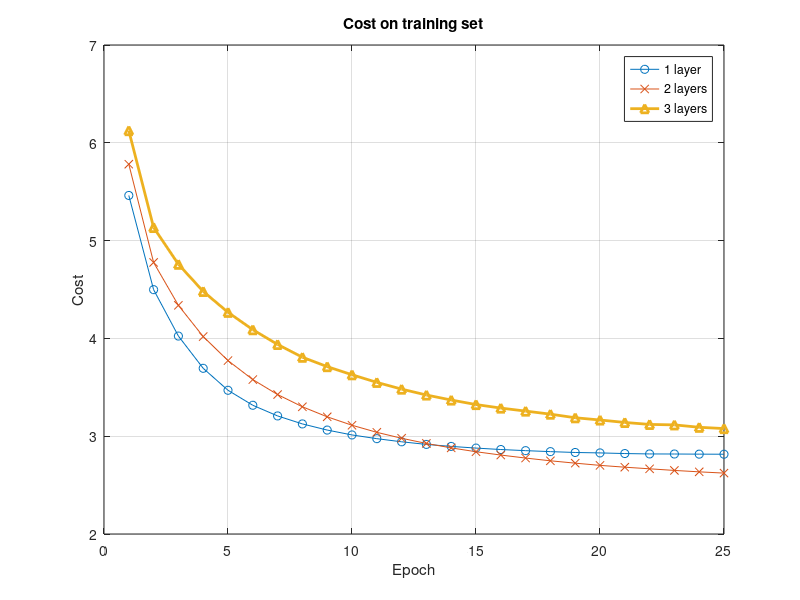
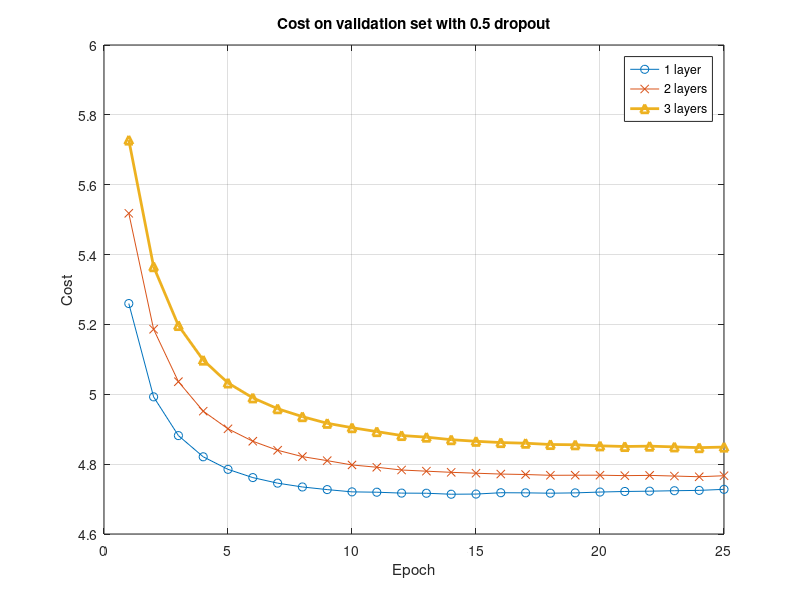
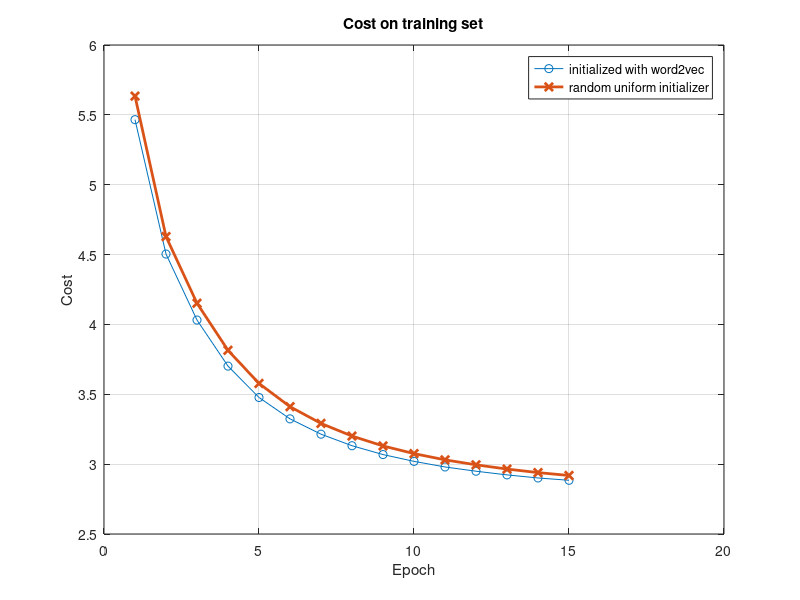
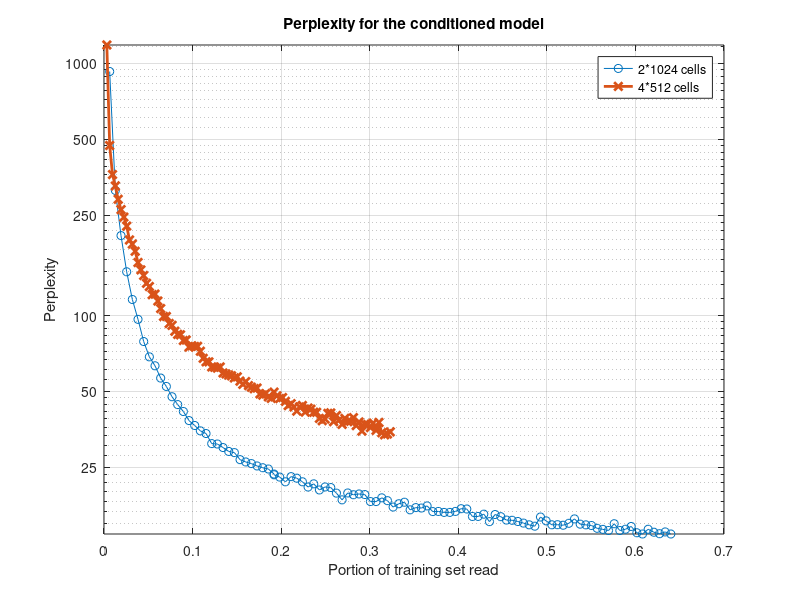

The MATLAB source for these figures, in order: (Note: this script raises an error after producing the figures.)
%% Settings

% in cm
plot_height = 8
plot_width = 12
include_origo = 0

save_format = 'pdf';
filename_model1_training_cost = 'training_cost';
filename_model1_validation_cost = 'validation_cost';
filename_model1_word2vec = 'word2vec';
filename_model2_perplexity= 'cond_perplexity';

files = {filename_model1_training_cost, filename_model1_validation_cost, ...
    filename_model1_word2vec, filename_model2_perplexity}

% At the end of this script there is code that crop the generated PDF:s
% if crop is set
crop=1
crop_margins = 10


%% Model 1 --- Cost on training set for different number of layers
clf, clc

cost_t1 = [5.4617494759341785, 4.4984070821849222, 4.0239650144625436, 3.6942282601758309, 3.4695632107342562, 3.316313056442338, 3.2072157259713574, 3.1255917073361159, 3.0627755642808632, 3.0128819494876766, 2.9747961249182069, 2.9428385019060319, 2.916064008528811, 2.8956999908292356, 2.8785876749881028, 2.8638150137499503, 2.8522819745213854, 2.8423323373552507, 2.8336097887687877, 2.8291611656537516, 2.8226051062569399, 2.818645756910295, 2.8179572571110603, 2.8165069121539896, 2.8157273407756978]; %, 2.816821289372323];
%cost_v1 = [4.9192881256943446, 4.8013820375215026, 4.8800325642157034, 4.9931207415379513, 5.11343015058325, 5.2286882285021861, 5.3387207423218896, 5.4371651017775227, 5.5326749245179903, 5.6164871915764767, 5.6933991318448971, 5.7653322104357798, 5.8226366515553325, 5.8819670958912704, 5.9346590206601206, 5.9859015732511471, 6.037446798622061, 6.0767728977028383, 6.1272329011969608, 6.1673016245430761, 6.1985645875143351, 6.2335917565581997, 6.2625389393097768, 6.2962588752956563, 6.3309865577067805] %, 6.364217030936425]

cost_t2 = [5.7813608015805933, 4.7766867418628056, 4.3381103831644587, 4.0188330851133705, 3.7730422702537574, 3.5790110812889138, 3.4257695121958776, 3.3009048339533926, 3.1982337750275125, 3.111994492429162, 3.0397105410813077, 2.978878535546627, 2.9259525896256346, 2.8804216087070214, 2.8412240713671379, 2.8072833341801831, 2.7765699039207496, 2.7485399801186499, 2.724376695816892, 2.7018453527924979, 2.6831717354246809, 2.6666487910856449, 2.6500570900234472, 2.6355989293132338, 2.6227548882344047]; %, 2.6125852732392132];
%cost_v2 = [5.1445517135760106, 4.9323542911634535, 4.9391294846840958, 5.0319051424078989, 5.1658684686783261, 5.3002700721670726, 5.4462876514119838, 5.5910153114248855, 5.7282969735521787, 5.848917925073466, 5.9607748497079269, 6.0712393720434346, 6.1768071053881162, 6.2678333135482367, 6.3587222374032395, 6.4472393854823684, 6.5227633638994407, 6.6030812338732794, 6.6647173344323392, 6.7273194703268349, 6.7986598471545294, 6.8529349342836152, 6.9166732368119268, 6.9694796444954132, 7.0128912353515629 ]% ,7.0579957734554188]

cost_t3 = [6.1246144142731795, 5.1344013523159902, 4.7581727708535748, 4.4804483627086968, 4.2666882144521336, 4.0889972131409618, 3.9381548784130116, 3.8075347953060557, 3.7114197829193269, 3.628406627829305, 3.5504357366416661, 3.481468450710858, 3.4212911505529724, 3.3700021919986316, 3.323691906924175, 3.287586515010311, 3.2567560937561963, 3.225489418145969, 3.1886928799237091, 3.1657345480362169, 3.1406597443401512, 3.1204150446393162, 3.1158013428044198, 3.0912756020792851, 3.0780452724398697]; %, 3.0663568629540769];
%cost_v3 = [5.4560073880536839, 5.1734333787270641, 5.1267717273957141, 5.2047306585749356, 5.2973209654081854, 5.4046294438073392, 5.5182203828304184, 5.6178329215793434, 5.7274946356257166, 5.8297189695025802, 5.9399317246183339, 6.0776334822068518, 6.1639477875035835, 6.2758562840452985, 6.4062457499372849, 6.3933932579110522, 6.442797073224269, 6.5313607480110383, 6.5844163863155822, 6.6662584329307624, 6.7116733040065943, 6.7686747587711436, 6.8296061216581849, 6.9114717144047448, 6.9888084873584431]%,7.0320798261449973]

x = linspace(1, length(cost_t1), length(cost_t1));
%set(hFig, 'Position', )
%figure
plot(x, cost_t1, '-o', x, cost_t2, '-x', x, cost_t3, '-^', 'LineWidth', 2)
grid on

title('Cost on training set')
xlabel('Epoch')
ylabel('Cost')
if include_origo
    xlim([0, x(end)])
    ylim([0, max([cost_t1(1) cost_t2(1) cost_t3(1)])])
end
legend('1 layer', '2 layers', '3 layers')

set(gcf,'units','centimeters','position',[0, 0, plot_width, plot_height])
pause(1)
saveas(gcf, filename_model1_training_cost, save_format)
%% Model 1 --- Cost on validation set for different number of layers with 0.5 dropout

%cost_t1 = [6.0016835779490201, 5.3096092194687898, 5.0799916279594308, 4.9480455563927661, 4.858224174848063, 4.7920583870979732, 4.7385028390642354, 4.6967251706195965, 4.6618628036576482, 4.6321187093512055, 4.606031452779237, 4.582975354344712, 4.5630176315694895, 4.5452524694452432, 4.5286192433313666, 4.5139338919547605, 4.5001157773400324, 4.4885522859060218, 4.4773771015302781, 4.4660838997932863, 4.4570460993577985, 4.4470371186696935, 4.4389424629017791, 4.4310510413465165, 4.4230305047204652];
cost_v1 = [5.2597913353596262, 4.9926503088714878, 4.881718724802, 4.8210594079253868, 4.7851068591196606, 4.7614982059023792, 4.7455698387775946, 4.7346566016520928, 4.7271328147398224, 4.7206306079549529, 4.7196530095371632, 4.7170925091384746, 4.7167001622751217, 4.713871031594933, 4.7143371386046802, 4.7181521886423097, 4.7178350830078122, 4.716832250192625, 4.7177254661070096, 4.7201099668730286, 4.7217549399279672, 4.7226071586958858, 4.7239097329235955, 4.7249071145713879, 4.7278521728515628];
%cost_t2 = [6.3022522332051079, 5.5453854989763443, 5.2886931310353544, 5.1390389212206538, 5.0385371705650677, 4.9632300825554712, 4.9037352663611395, 4.8554446229886281, 4.8157109495831021, 4.7812027947285456, 4.7514619044579831, 4.7246680550357416, 4.7011398165165472, 4.6796618624459665, 4.6617452428207784, 4.6439158594741432, 4.6268686376271511, 4.6125008532528948, 4.5993274811875393, 4.5856913204289933, 4.5736909179687499, 4.5622478657833812, 4.551610097352623, 4.5433274057456083, 4.5334017598883154];
cost_v2 = [5.5181325985969751, 5.1862212490816733, 5.0361228648894425, 4.9516990619624428, 4.9011458398661478, 4.86556620186622, 4.8397007737465954, 4.8216005349815436, 4.8100206035649009, 4.7976882626594755, 4.7911256478685855, 4.7832108327883098, 4.7798699755187428, 4.7765800518070884, 4.7740426943717749, 4.7716393119042069, 4.7703030003538922, 4.7680622485799526, 4.7683248145427175, 4.7683870648025373, 4.7670931586869267, 4.76782965423864, 4.7659167116497638, 4.7639266519808992, 4.7668371106069021];

%cost_t3 = [6.4816051220579194, 5.7328703749603429, 5.4646965025306349, 5.3093979180815261, 5.2015150526017706, 5.1228590754010348, 5.0609956954723687, 5.0111017302692238, 4.9694704603785791, 4.9349274854321168, 4.9046419885315871, 4.8783502256132021, 4.8551235018502634, 4.8348150120459232, 4.8157452662124243, 4.7993693570364551, 4.7835492501041008, 4.7699359987520324, 4.7558279028568169, 4.7448816836594325, 4.7340673623641738, 4.7229410700919061, 4.7131488978971685, 4.7048000178458125, 4.6950367135759539];
cost_v3 = [5.7279108561944527, 5.3653675660299598, 5.1969510419653098, 5.0978705869902168, 5.032449853179652, 4.9898257670271287, 4.9587054527352707, 4.9360085667601421, 4.91696121635787, 4.9044228762005444, 4.8931933733738893, 4.8819584109805048, 4.8772785263761467, 4.8700473610414274, 4.8654562881889696, 4.8618304191379371, 4.8599184032755165, 4.8562756711627362, 4.8555149379345259, 4.8524309490798814, 4.8505778601410192, 4.8515128487403238, 4.8494187801256095, 4.8472703650238316, 4.8488767459414417];

x = linspace(1, length(cost_v1), length(cost_v1));
figure
plot(x, cost_v1, '-o', x, cost_v2, '-x', x, cost_v3, '-^', 'LineWidth', 2)
grid on

title('Cost on validation set with 0.5 dropout')
xlabel('Epoch')
ylabel('Cost')
if include_origo
    xlim([0, x(end)])
    ylim([0, max([cost_v1(1) cost_v2(1) cost_v3(1)])])
end
legend('1 layer', '2 layers', '3 layers')
set(gcf,'units','centimeters','position',[0, 0, plot_width, plot_height])
pause(1)
saveas(gcf, filename_model1_validation_cost, save_format)
%% Model 1 ---Cost on training set

cost_t_with_w2v = [5.4656879724802705, 4.5038821288752677, 4.0313249826189228, 3.7016608361568548, 3.4770344960169139, 3.3241730297107988, 3.2144585410181037, 3.1318528783188255, 3.0685672508278472, 3.0199830402819638, 2.9798737052491475, 2.9493995217260371, 2.9231220803817517, 2.9011126888681789, 2.8845115830474697];
%cost_v_with_vw2v = [4.9223729292843323, 4.8041556934041711, 4.8768100787521504, 4.9915380215426106, 5.1108531930905965, 5.2246349285720681, 5.3370094537297517, 5.427589340909905, 5.5230753319416568, 5.6092448159314081, 5.6848202150677318, 5.754875365091026, 5.8250742389084005, 5.879251742581709, 5.938603168452552];
cost_t_without_w2v = [5.6341443462855922, 4.6288593934344764, 4.1516133628883942, 3.8147650846684646, 3.5776042086993378, 3.4113469746391178, 3.2915698556657973, 3.200998428577094, 3.1303742317935539, 3.0754120441572317, 3.0307356333466351, 2.9951529457363382, 2.964810083844335, 2.9395402649235605, 2.9188008631982174]; %, 2.9017037965416304]
%cost_v_without_w2v = [5.0303356653615969, 4.8669230441872129, 4.9157966543775089, 5.0153963953420657, 5.1347124740180616, 5.2442929637104001, 5.3478585171480795, 5.4460194998924889, 5.5359097654010174, 5.620532892909619, 5.7034140154637329, 5.7679498459002296, 5.8360943547520066, 5.8941633311980359, 5.9514241405802037] %, 5.9938010399494699]

x = linspace(1, length(cost_t_with_w2v), length(cost_t_with_w2v));
figure
plot(x, cost_t_with_w2v, '-o', x, cost_t_without_w2v, '-x', 'LineWidth', 2)
grid on

title('Cost on training set')
xlabel('Epoch')
ylabel('Cost')

if include_origo
    xlim([0, x(end)])
    ylim([0, max([cost_t_with_w2v(1) cost_t_without_w2v(1)])])
end

legend('initialized with word2vec', 'random uniform initializer')
set(gcf,'units','centimeters','position',[0, 0, plot_width, plot_height])
pause(1)
saveas(gcf, filename_model1_word2vec, save_format)
%% Model 2 --- Perplexity on training set

pp1 = dlmread('perplex_1.csv', ';', [0, 0, 100, 3]);
pp2 = dlmread('perplex_2.csv', ';', [0, 0, 100, 3]);

data_set_size = 500000
batch_1 = 32
batch_2 = 16

steps_1 = pp1(:,1);
steps_2 = pp2(:,1);

percentage_1 = (steps_1*batch_1)/data_set_size;
percentage_2 = (steps_2*batch_2)/data_set_size;

perplex_1 = pp1(:,4);
perplex_2 = pp2(:,4);

model2_perplexity = figure
axes1 = axes('Parent', model2_perplexity);
hold(axes1,'on');

semilogy(percentage_1, perplex_1, '-o', percentage_2, perplex_2, '-x', 'LineWidth', 2)

title('Perplexity for the conditioned model')
xlabel('Portion of training set read')
ylabel('Perplexity')
legend('2*1024 cells', '4*512 cells')
%grid on

if include_origo
    %xlim([0, percentage_1(end)])
    %ylim([0, max(perplex1(1), perplex2(1))])
end

% Fix ticks
box(axes1,'on');
grid(axes1,'on');
% Set the remaining axes properties
set(axes1,'YMinorTick','on','YScale','log','YTick',[10 25 50 100 250 500 1000 2500],...
    'YTickLabel',{'10','25','50','100','250','500','1000','2500'});
% Create legend
legend(axes1,'show');

ylim([0, max(perplex_1(1), perplex_2(1))])

set(gcf,'units','centimeters','position',[0, 0, plot_width, plot_height])
pause(1)
saveas(gcf, filename_model2_perplexity, save_format)
%axis = gca
%axis.YTick = [1200, 600, 300, 150]

%% Create script to crop the generated PDFs
script_file = fopen('crop_pdfs.sh','w');
fprintf(script_file, '#!/bin/bash\n');
for file = files
    filename = char(strcat(file, '.', save_format))
    fprintf(script_file, 'pdfcrop --margins %d %s\n', ...
        crop_margins, filename);
end
fclose(script_file);
fileattrib('crop_pdfs.sh', '+x');